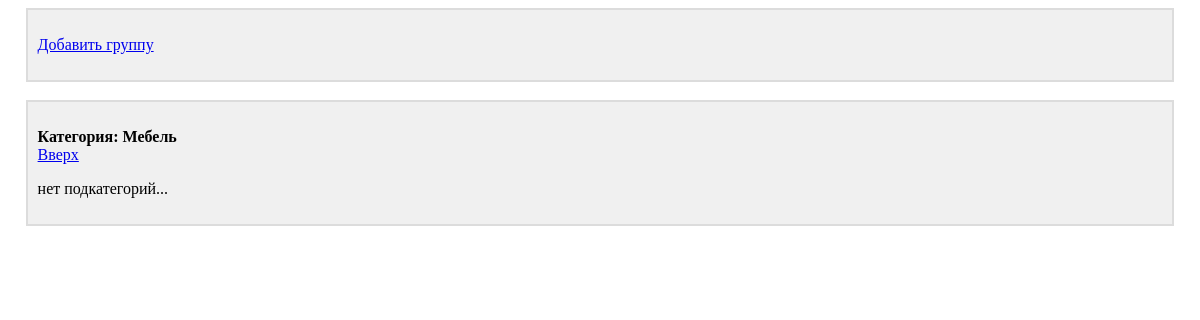
The page /groups_list/?group_id=6 on the database as committed earlier.
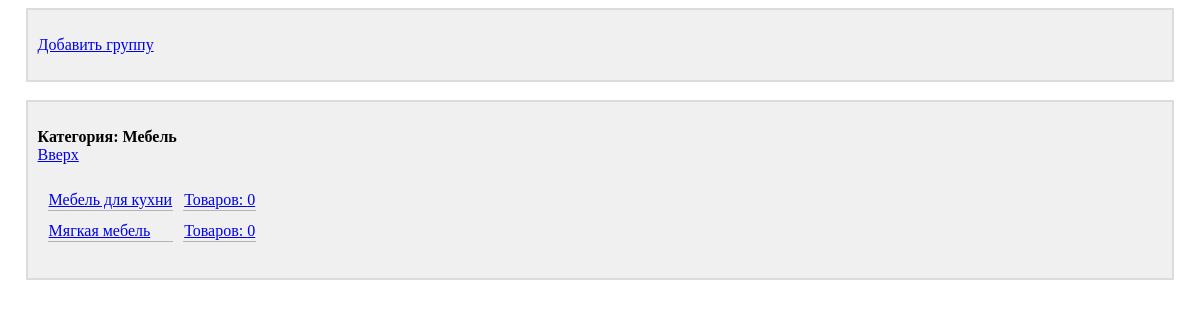
The same page on the database as committed later.
### main/models.py (models this page shows)
class Group(models.Model):
    title = models.CharField(max_length=50, unique=True, verbose_name='Группа')
    parent_group = models.ForeignKey('self', on_delete=models.CASCADE, verbose_name='Корневая группа', null=True,
                                     blank=True)
    def get_product_count(self):
        product_count = Product.objects.filter(group=self).count()
        sub_groups = Group.objects.filter(parent_group=self)
        for sub_group in sub_groups:
            product_count += sub_group.get_product_count()
        return product_count
    def is_root_group(self):
        return self.parent_group is None
    def __str__(self):
        return self.title
    class Meta:
        verbose_name = 'Группа'
        verbose_name_plural = 'Группы'
        ordering = ['title']

### main/views.py (the view)
# urls.py: path('groups_list/', groups_list, name='groups_list'),
def groups_list(request):
    if 'group_id' not in request.GET:
        current_group = Group.objects.get(parent_group=None)
    else:
        try:
            current_group = Group.objects.get(pk=request.GET['group_id'])
        except (Group.DoesNotExist, Group.MultipleObjectsReturned):
            return HttpResponseBadRequest()
    sub_groups = Group.objects.filter(parent_group=current_group)
    root_group = current_group.parent_group
    context = {'current_group': current_group, 'sub_groups': sub_groups, 'root_group': root_group}
    return render(request, 'main/groups_list.html', context)

### main/templates/main/groups_list.html
{% extends 'layout/basic.html' %}
{% block header %}
    <div class="block">
        <p>
            <a href="{% url 'create_group' %}?root_group_id={{ current_group.id }}">Добавить группу</a>
        </p>
    </div>
    <br>
{% endblock %}
{% block content %}
    <div class="block">
        <p>
            {% if current_group.is_root_group %}
                <b>Каталог товаров:</b>
            {% else %}
                <b>Категория: {{ current_group }}</b>
            {% endif %}
            <br>
            {% if root_group is not None %}
                <a href="{% url 'groups_list' %}?group_id={{ root_group.pk }}">
                    Вверх
                </a>
            {% endif %}
        </p>
        <p>
            {% if sub_groups|length != 0 %}
                <table class="table_view">
                    {% for sub_group in sub_groups %}
                        <tr>
                            <td class="cell_border">
                                <a href="{% url 'groups_list' %}?group_id={{ sub_group.pk }}">
                                    {{ sub_group }}
                                </a>
                            </td>
                            <td class="cell_border">
                                <a href="{% url 'products_list' %}?group_id={{ sub_group.pk }}">
                                    Товаров: {{ sub_group.get_product_count }}
                                </a>
                            </td>
                        </tr>
                    {% endfor %}
                </table>
            {% else %}
                нет подкатегорий...
            {% endif %}
        </p>
    </div>
{% endblock %}

Rows that differ between the two databases and show on the page:
added Group: title "Мебель для кухни", get_product_count "0"
added Group: title "Мягкая мебель", get_product_count "0"
Other text that changed with them:
text no longer shown: "нет подкатегорий..."
